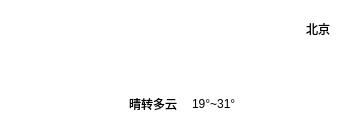
    <widget class="QWidget" name="widget_3" native="true">
     <property name="geometry">
      <rect>
       <x>10</x>
       <y>70</y>
       <width>341</width>
       <height>121</height>
      </rect>
     </property>
     <property name="styleSheet">
      <string notr="true">background-color: rgba(157, 133, 255, 0);
border-radius: 15px</string>
     </property>
     <layout class="QHBoxLayout" name="horizontalLayout_3">
      <property name="spacing">
       <number>8</number>
      </property>
      <item>
       <widget class="QLabel" name="lblTypeIcon">
        <property name="minimumSize">
         <size>
          <width>110</width>
          <height>110</height>
         </size>
        </property>
        <property name="maximumSize">
         <size>
          <width>110</width>
          <height>110</height>
         </size>
        </property>
        <property name="styleSheet">
         <string notr="true">background-color: rgba(255, 255, 255, 0);</string>
        </property>
        <property name="text">
         <string/>
        </property>
        <property name="pixmap">
         <pixmap resource="main.qrc">:/res/type/DuoYun.png</pixmap>
        </property>
        <property name="scaledContents">
         <bool>true</bool>
        </property>
        <property name="alignment">
         <set>Qt::AlignCenter</set>
        </property>
       </widget>
      </item>
      <item>
       <layout class="QVBoxLayout" name="verticalLayout_2">
        <property name="spacing">
         <number>0</number>
        </property>
        <item>
         <layout class="QHBoxLayout" name="horizontalLayout_2">
          <item>
           <widget class="QLabel" name="lblTemp">
            <property name="font">
             <font>
              <family>Arial</family>
              <pointsize>50</pointsize>
              <weight>50</weight>
              <italic>false</italic>
              <bold>false</bold>
             </font>
            </property>
            <property name="styleSheet">
             <string notr="true">color: rgb(255, 255, 255);
font: 50pt &quot;Arial&quot;;
background-color: rgba(0, 255, 255, 0);</string>
            </property>
            <property name="text">
             <string>32°</string>
            </property>
            <property name="scaledContents">
             <bool>true</bool>
            </property>
            <property name="alignment">
             <set>Qt::AlignCenter</set>
            </property>
           </widget>
          </item>
          <item>
           <spacer name="horizontalSpacer_2">
            <property name="orientation">
             <enum>Qt::Horizontal</enum>
            </property>
            <property name="sizeHint" stdset="0">
             <size>
              <width>40</width>
              <height>20</height>
             </size>
            </property>
           </spacer>
          </item>
          <item>
           <layout class="QVBoxLayout" name="verticalLayout">
            <property name="topMargin">
             <number>0</number>
            </property>
            <property name="bottomMargin">
             <number>40</number>
            </property>
            <item>
             <widget class="QLabel" name="lblCity">
              <property name="styleSheet">
               <string notr="true">font: 12pt &quot;Microsoft YaHei UI&quot;;
background-color: rgba(255, 255, 255,0);</string>
              </property>
              <property name="text">
               <string>北京</string>
              </property>
              <property name="alignment">
               <set>Qt::AlignRight|Qt::AlignTrailing|Qt::AlignVCenter</set>
              </property>
             </widget>
            </item>
           </layout>
          </item>
         </layout>
        </item>
        <item>
         <layout class="QHBoxLayout" name="horizontalLayout">
          <property name="spacing">
           <number>6</number>
          </property>
          <property name="sizeConstraint">
           <enum>QLayout::SetDefaultConstraint</enum>
          </property>
          <item>
           <widget class="QLabel" name="lblType">
            <property name="sizePolicy">
             <sizepolicy hsizetype="Preferred" vsizetype="Preferred">
              <horstretch>0</horstretch>
              <verstretch>0</verstretch>
             </sizepolicy>
            </property>
            <property name="styleSheet">
             <string notr="true">background-color: rgba(255, 255, 255,0);
font: 12pt &quot;微软雅黑&quot;;</string>
            </property>
            <property name="text">
             <string>晴转多云</string>
            </property>
            <property name="scaledContents">
             <bool>true</bool>
            </property>
            <property name="alignment">
             <set>Qt::AlignLeading|Qt::AlignLeft|Qt::AlignVCenter</set>
            </property>
           </widget>
          </item>
          <item>
           <widget class="Line" name="line">
            <property name="minimumSize">
             <size>
              <width>0</width>
              <height>15</height>
             </size>
            </property>
            <property name="maximumSize">
             <size>
              <width>16777215</width>
              <height>15</height>
             </size>
            </property>
            <property name="styleSheet">
             <string notr="true">color: rgb(255, 0, 0);</string>
            </property>
            <property name="orientation">
             <enum>Qt::Vertical</enum>
            </property>
           </widget>
          </item>
          <item>
           <widget class="QLabel" name="lblLowHigh">
            <property name="styleSheet">
             <string notr="true">background-color: rgba(255, 255, 255,0);
font: 12pt &quot;微软雅黑&quot;;</string>
            </property>
            <property name="text">
             <string>19°~31°</string>
            </property>
            <property name="alignment">
             <set>Qt::AlignLeading|Qt::AlignLeft|Qt::AlignVCenter</set>
            </property>
           </widget>
          </item>
          <item>
           <spacer name="horizontalSpacer">
            <property name="orientation">
             <enum>Qt::Horizontal</enum>
            </property>
            <property name="sizeHint" stdset="0">
             <size>
              <width>40</width>
              <height>20</height>
             </size>
            </property>
           </spacer>
          </item>
         </layout>
        </item>
       </layout>
      </item>
     </layout>
    </widget>
